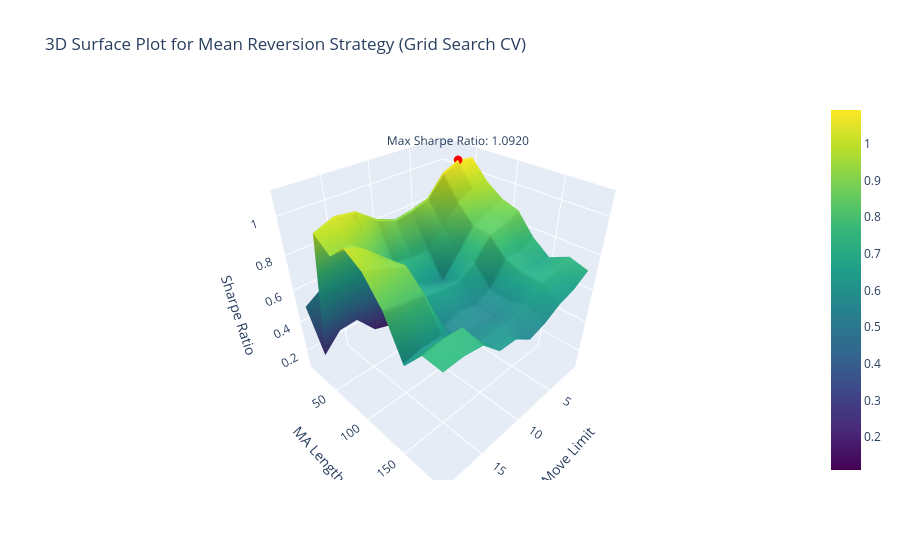

The notebook cell saved with this chart:
### Code cell
# Ensure results were populated
if not results:
    print("No valid results found. Check strategy implementation and data.")
else:
    # Extract parameter values and Sharpe Ratios
    x_vals = [params['move_limit'] for params, _ in results]
    y_vals = [params['ma_length'] for params, _ in results]
    z_vals = [sharpe for _, sharpe in results]

    # Create grid for surface plot
    x_grid, y_grid = np.meshgrid(np.unique(x_vals), np.unique(y_vals))
    z_grid = np.zeros_like(x_grid, dtype=float)

    # Populate the z values based on the unique x and y values
    for i, x in enumerate(np.unique(x_vals)):
        for j, y in enumerate(np.unique(y_vals)):
            sharpe_values = [z for (xi, yi), z in zip(zip(x_vals, y_vals), z_vals) if xi == x and yi == y]
            if sharpe_values:
                z_grid[j, i] = max(sharpe_values)

    # Find the highest Sharpe Ratio
    max_sharpe_idx = np.unravel_index(np.argmax(z_grid, axis=None), z_grid.shape)
    max_sharpe_value = z_grid[max_sharpe_idx]
    best_move_limit = x_grid[max_sharpe_idx]
    best_ma_length = y_grid[max_sharpe_idx]

    # Plotly 3D surface plot
    fig = go.Figure(data=[go.Surface(x=x_grid, y=y_grid, z=z_grid, colorscale='Viridis')])

    # Add a scatter point for the maximum Sharpe Ratio
    fig.add_trace(go.Scatter3d(
        x=[best_move_limit],
        y=[best_ma_length],
        z=[max_sharpe_value],
        mode='markers+text',
        marker=dict(size=5, color='red'),
        text=[f'Max Sharpe Ratio: {max_sharpe_value:.4f}'],
        textposition='top center'
    ))

    fig.update_layout(title='3D Surface Plot for Mean Reversion Strategy (Grid Search CV)', scene=dict(
        xaxis_title='Move Limit',
        yaxis_title='MA Length',
        zaxis_title='Sharpe Ratio'
    ))
    fig.show()

    # Print the best parameters and metrics
    print("Best Parameters:", {"move_limit": best_move_limit, "ma_length": best_ma_length})
    print("Best Sharpe Ratio:", max_sharpe_value)
    best_result = mean_reversion_strategy(data.copy(), move_limit=best_move_limit, ma_length=best_ma_length)
    best_metrics = performance_metrics(best_result,timeframe)
    print("Average Return:", best_metrics.get('Average Return', 'N/A'))
    print("Maximum Drawdown:", best_metrics.get('Maximum Drawdown', 'N/A'))
    print("Calmar Ratio:", best_metrics.get('Calmar Ratio', 'N/A'))
    print("Number of Trades:", best_metrics.get('Number of Trades', 'N/A'))

### Figure 1 — Plotly figure (JSON) as saved in the notebook; plotly's stock layout.template omitted (floating-point values rounded to 4 significant figures)
{"data": [{"colorscale": [[0, "#440154"], [0.1111, "#482878"], [0.2222, "#3e4989"], [0.3333, "#31688e"], [0.4444, "#26828e"], [0.5556, "#1f9e89"], [0.6667, "#35b779"], [0.7778, "#6ece58"], [0.8889, "#b5de2b"], [1, "#fde725"]], "type": "surface", "x": [[1, 3, 5, 7, 9, 11, 13, 15, 17, 19], [1, 3, 5, 7, 9, 11, 13, 15, 17, 19], [1, 3, 5, 7, 9, 11, 13, 15, 17, 19], [1, 3, 5, 7, 9, 11, 13, 15, 17, 19], [1, 3, 5, 7, 9, 11, 13, 15, 17, 19], [1, 3, 5, 7, 9, 11, 13, 15, 17, 19], [1, 3, 5, 7, 9, 11, 13, 15, 17, 19], [1, 3, 5, 7, 9, 11, 13, 15, 17, 19], [1, 3, 5, 7, 9, 11, 13, 15, 17, 19], [1, 3, 5, 7, 9, 11, 13, 15, 17, 19]], "y": [[10, 10, 10, 10, 10, 10, 10, 10, 10, 10], [30, 30, 30, 30, 30, 30, 30, 30, 30, 30], [50, 50, 50, 50, 50, 50, 50, 50, 50, 50], [70, 70, 70, 70, 70, 70, 70, 70, 70, 70], [90, 90, 90, 90, 90, 90, 90, 90, 90, 90], [110, 110, 110, 110, 110, 110, 110, 110, 110, 110], [130, 130, 130, 130, 130, 130, 130, 130, 130, 130], [150, 150, 150, 150, 150, 150, 150, 150, 150, 150], [170, 170, 170, 170, 170, 170, 170, 170, 170, 170], [190, 190, 190, 190, 190, 190, 190, 190, 190, 190]], "z": [[0.1105, 0.2178, 0.2912, 0.2857, 0.3434, 0.2011, 0.352, 0.494, 0.5632, 0.4969], [0.688, 0.683, 0.6379, 0.4513, 0.3153, 0.1851, 0.2189, 0.3496, 0.3426, 0.2373], [1.079, 1.092, 1.054, 0.9509, 0.9243, 0.9089, 0.9494, 1.025, 1.039, 0.9992], [0.9788, 0.9731, 0.9271, 0.8234, 0.7441, 0.7372, 0.7515, 0.853, 0.9433, 0.932], [0.9135, 0.8725, 0.8353, 0.7133, 0.5964, 0.629, 0.6963, 0.8736, 0.9655, 1.016], [0.8822, 0.84, 0.8263, 0.7161, 0.6553, 0.6677, 0.6692, 0.8901, 0.9225, 0.9581], [0.769, 0.7304, 0.7356, 0.608, 0.5627, 0.5854, 0.5591, 0.8021, 0.8138, 0.8319], [0.6961, 0.6844, 0.7034, 0.595, 0.5525, 0.5664, 0.5506, 0.6298, 0.6318, 0.6144], [0.7455, 0.7185, 0.6962, 0.6251, 0.5911, 0.6078, 0.5995, 0.7509, 0.7567, 0.7425], [0.7145, 0.6573, 0.632, 0.5785, 0.5495, 0.6184, 0.6234, 0.7236, 0.7406, 0.7365]]}, {"marker": {"color": "red", "size": 5}, "mode": "markers+text", "text": ["Max Sharpe Ratio: 1.0920"], "textposition": "top center", "type": "scatter3d", "x": [3], "y": [50], "z": [1.092]}], "layout": {"autosize": true, "scene": {"aspectmode": "auto", "aspectratio": {"x": 1, "y": 1, "z": 1}, "xaxis": {"title": {"text": "Move Limit"}, "type": "linear"}, "yaxis": {"title": {"text": "MA Length"}, "type": "linear"}, "zaxis": {"title": {"text": "Sharpe Ratio"}, "type": "linear"}}, "title": {"text": "3D Surface Plot for Mean Reversion Strategy (Grid Search CV)"}}}
